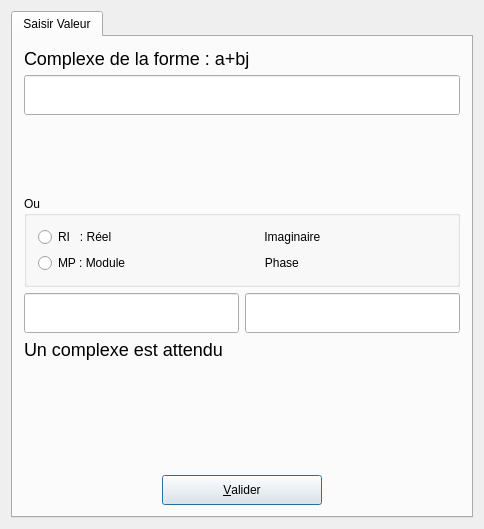
<?xml version="1.0" encoding="UTF-8"?>
<ui version="4.0">
 <class>DUnComp</class>
 <widget class="QWidget" name="DUnComp">
  <property name="geometry">
   <rect>
    <x>0</x>
    <y>0</y>
    <width>484</width>
    <height>529</height>
   </rect>
  </property>
  <property name="windowTitle">
   <string>DUnComp</string>
  </property>
  <layout class="QGridLayout">
   <item row="0" column="0">
    <widget class="QTabWidget" name="tabuniqueinto">
     <widget class="QWidget" name="Widget8">
      <attribute name="title">
       <string>Saisir Valeur</string>
      </attribute>
      <layout class="QGridLayout" name="gridLayout_2">
       <item row="0" column="0">
        <layout class="QVBoxLayout" name="verticalLayout_2">
         <item>
          <widget class="QLabel" name="textLabel1">
           <property name="text">
            <string>&lt;font size=&quot;+2&quot;&gt;Complexe de la forme : a+bj&lt;/font&gt;</string>
           </property>
           <property name="wordWrap">
            <bool>false</bool>
           </property>
          </widget>
         </item>
         <item>
          <widget class="QLineEdit" name="LEcomp">
           <property name="minimumSize">
            <size>
             <width>390</width>
             <height>40</height>
            </size>
           </property>
          </widget>
         </item>
        </layout>
       </item>
       <item row="1" column="0">
        <layout class="QVBoxLayout" name="verticalLayout_3">
         <item>
          <spacer name="verticalSpacer_2">
           <property name="orientation">
            <enum>Qt::Vertical</enum>
           </property>
           <property name="sizeHint" stdset="0">
            <size>
             <width>20</width>
             <height>40</height>
            </size>
           </property>
          </spacer>
         </item>
         <item>
          <widget class="QGroupBox" name="groupBox">
           <property name="title">
            <string>Ou</string>
           </property>
           <layout class="QGridLayout" name="gridLayout">
            <item row="0" column="0">
             <widget class="QRadioButton" name="RBRI">
              <property name="text">
               <string>RI   : Réel	                                             Imaginaire</string>
              </property>
             </widget>
            </item>
            <item row="1" column="0">
             <widget class="QRadioButton" name="RBMP">
              <property name="text">
               <string>MP	: Module	                                         Phase</string>
              </property>
             </widget>
            </item>
           </layout>
          </widget>
         </item>
        </layout>
       </item>
       <item row="2" column="0">
        <layout class="QHBoxLayout" name="horizontalLayout_2">
         <item>
          <widget class="QLineEdit" name="LEReel">
           <property name="minimumSize">
            <size>
             <width>190</width>
             <height>40</height>
            </size>
           </property>
          </widget>
         </item>
         <item>
          <widget class="QLineEdit" name="LEImag">
           <property name="minimumSize">
            <size>
             <width>190</width>
             <height>40</height>
            </size>
           </property>
          </widget>
         </item>
        </layout>
       </item>
       <item row="3" column="0">
        <layout class="QVBoxLayout" name="verticalLayout">
         <item>
          <widget class="QLabel" name="Commentaire">
           <property name="text">
            <string>&lt;font size=&quot;+2&quot;&gt;Un complexe est attendu&lt;/font&gt;</string>
           </property>
           <property name="wordWrap">
            <bool>false</bool>
           </property>
          </widget>
         </item>
         <item>
          <spacer name="verticalSpacer">
           <property name="orientation">
            <enum>Qt::Vertical</enum>
           </property>
           <property name="sizeHint" stdset="0">
            <size>
             <width>20</width>
             <height>40</height>
            </size>
           </property>
          </spacer>
         </item>
         <item>
          <layout class="QHBoxLayout" name="horizontalLayout">
           <item>
            <spacer name="horizontalSpacer_2">
             <property name="orientation">
              <enum>Qt::Horizontal</enum>
             </property>
             <property name="sizeHint" stdset="0">
              <size>
               <width>40</width>
               <height>20</height>
              </size>
             </property>
            </spacer>
           </item>
           <item>
            <widget class="QPushButton" name="bOk">
             <property name="minimumSize">
              <size>
               <width>160</width>
               <height>30</height>
              </size>
             </property>
             <property name="maximumSize">
              <size>
               <width>160</width>
               <height>30</height>
              </size>
             </property>
             <property name="toolTip">
              <string>validation de la saisie</string>
             </property>
             <property name="text">
              <string>&amp;Valider</string>
             </property>
             <property name="shortcut">
              <string>Shift+A, Alt+A, Alt+A, Alt+A</string>
             </property>
             <property name="autoDefault">
              <bool>true</bool>
             </property>
             <property name="default">
              <bool>true</bool>
             </property>
            </widget>
           </item>
           <item>
            <spacer name="horizontalSpacer">
             <property name="orientation">
              <enum>Qt::Horizontal</enum>
             </property>
             <property name="sizeHint" stdset="0">
              <size>
               <width>40</width>
               <height>20</height>
              </size>
             </property>
            </spacer>
           </item>
          </layout>
         </item>
        </layout>
       </item>
      </layout>
     </widget>
    </widget>
   </item>
  </layout>
 </widget>
 <layoutdefault spacing="6" margin="11"/>
 <pixmapfunction>qPixmapFromMimeSource</pixmapfunction>
 <tabstops>
  <tabstop>LEcomp</tabstop>
 </tabstops>
 <resources/>
 <connections/>
</ui>
